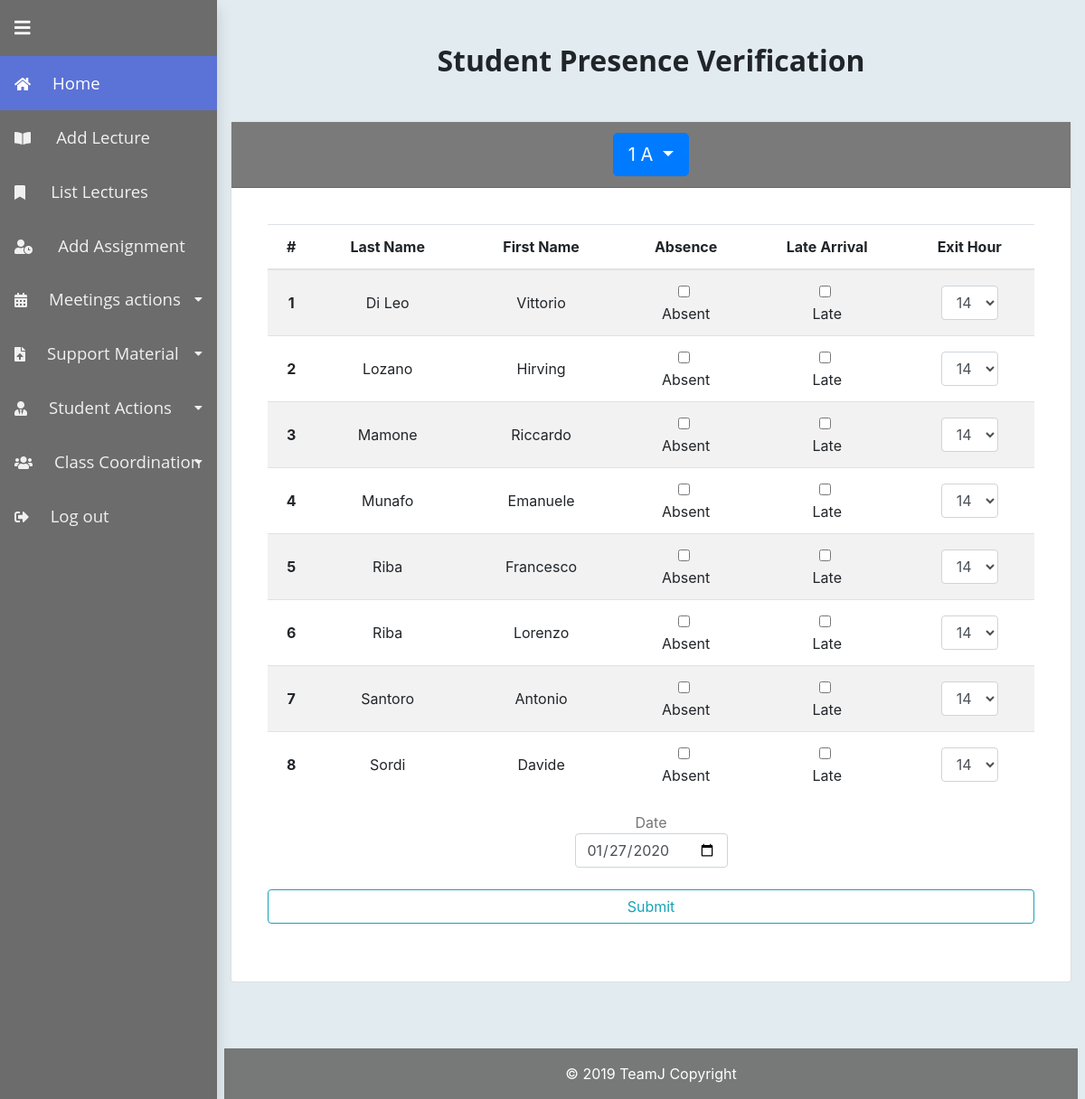
Page /usergroup/teacher/addAbsence.php?classID=1&date=2020-01-27 (signed in) on the committed database.
### tables this page shows
CREATE TABLE `Student` (
  `ID` int(11) NOT NULL,
  `Name` varchar(50) NOT NULL,
  `Surname` varchar(50) NOT NULL,
  `AverageLastSchool` float NOT NULL,
  `CF` varchar(16) NOT NULL,
  `SpecificClassID` int(11) NOT NULL
);

### usergroup/teacher/addAbsence.php (the view, shortened to what the rows shown need)
<?php
$teacher = new teacher();
if (isset($_GET['operation_result'])) {
    switch ($_GET['operation_result']) {
        case 1:
            $content .= '
                <div class="alert alert-success" role="alert">
                    Absences successfully registered. <a href="addAbsence.php" class="alert-link">Keep registering absence</a> or <a href="../teacher/index.php" class="alert-link">back to your homepage.</a>
                </div>';
            break;
        default:
            $content .= '
                <div class="alert alert-dark" role="alert">
                    Operation not allowed.
                </div>';
    }
} else {
    $classes = $teacher->get_assigned_classes_names();
    $drop_down = "";
    if(isset($_GET['date']))
        $today = $_GET['date'];
    else
        $today = date("Y-m-d");
    for ($i = 0; $i < sizeof($classes); $i++) {
        $classID = $classes[$i]['ClassID'];
        $yearSection = $classes[$i]['YearClass'] . " " . $classes[$i]['Section'];
        $drop_down .= '<a class="dropdown-item" href="addAbsence.php?classID='.$classID.'&date='.$today.'">'.$yearSection.'</a>';
    }
    if (!isset($_GET['classID']) && empty($_POST)) {
        $content = '
                <div class="card text-center">
                    <div class="card-header" style="background-color:rgba(108,108,108,0.9);color:white">
                        <div class="btn-group">
                            <button type="button" class="btn btn-primary dropdown-toggle btn-lg" data-toggle="dropdown" aria-haspopup="true" aria-expanded="false">
                                Choose a class
                            </button>
                            <div class="dropdown-menu">'.
                                $drop_down.
                            '</div>
                        </div>
                    </div>
                    <div class="card-body">
                        <p class="card-text">Select a class to insert a new absence record.</p>
                    </div>
                </div>';
    } else if (isset($_GET['classID'])) {
        $students_info = $teacher->get_students_by_class_id($_GET['classID']);
        $classID =  $_GET['classID'];
        if(isset($_GET['date']))
            $today = $_GET['date'];
        else
            $today = date("Y-m-d");
        for ($i = 0; $i < sizeof($classes); $i++) {
            $yearSection = $classes[$i]['YearClass'] . " " . $classes[$i]['Section'];
            if ($classes[$i]['ClassID'] == $classID){
                break;
            }
        }
        $id_status = array();
        $table_content = '<div class="card-body">
                            <form method="post" class="form-inline" style="color:#757575" action="addAbsence.php">
                            <div class="table-responsive">
                            <table class="table table-striped">
                            <thead>
                                <tr>
                                <th scope="col">#</th>
                                <th scope="col">Last Name</th>
                                <th scope="col">First Name</th>
                                <th scope="col">Absence</th>
                                <th scope="col">Late Arrival</th>
                                <th scope="col">Exit Hour</th>
                                </tr>
                            </thead>
                            <tbody>';
        for ($i = 0; $i < sizeof($students_info); $i++) {
            $name = $students_info[$i]['Name'];
            $surname = $students_info[$i]['Surname'];
            $id = $students_info[$i]['ID'];
            $stud_num =$i+1;
            $status = $id_status[$id];
            $inputAbsent = "<input type=\"checkbox\" class=\"form-check-input\" id=\"absence_$id\" name=\"absence_$id\" value=\"yes\">";
            $inputLate = "<input type=\"checkbox\" class=\"form-check-input\" id=\"late_$id\" name=\"late_$id\" value=\"yes\" >";
            $inputEarlyExit = "<select class=\"form-control text-center\" name=\"early_exit_hour_$id\">
                                              <option value=\"6\">14</option>
                                              <option value=\"5\">13</option>
                                              <option value=\"4\">12</option>
                                              <option value=\"3\">11</option>
                                              <option value=\"2\">10</option>
                                              <option value=\"1\">9</option>
                                            </select>";
            if(!$status)
                $status="none";
            $table_content .= <<<OUT
                            <tr>
                                <th scope="row">$stud_num</th>
                                    <td><div class="col-xs-2 m-2">$surname</div></td>
                                    <td><div class="col-xs-2 m-2">$name</div></td>
                                    <td>
                                        $inputAbsent
                                        <label class="form-check-label" id="absence_label_$id" for="exampleCheck1">Absent</label>
                                        <input type="text" class="form-check-input" id="status_$id" name="status_$id" value="$status" hidden>
                                    </td>
                                    <td>
                                        $inputLate
                                        <label class="form-check-label" id="late_label_$id" for="exampleCheck1">Late</label>
                                    </td>
                                    <td>
                                        <div class="form-group justify-content-center">
                                            $inputEarlyExit
                                        </div>
                                    </td>
                            </tr>
OUT;
        }
        $table_content .= '
                                    </tbody>
                                    </table>
                                    </div>';
        $table_content .= '
                            <div class="col-sm-12">
                                        <label for="date">Date</label>
                                        <input type="date" id="date" class="form-control" name="date" onchange="changedDate(this)" value="'.$today.'">
                            </div>
                            <button class="btn btn-outline-info btn-rounded btn-block my-4 waves-effect z-depth-0" type="submit">Submit</button>
                        </form>
                        </div>
                        </div>';
        $content = '
                <div class="card text-center">
                <script type="text/javascript"><!--
                function changedDate(elem){
                    let date = elem.value;
                    let id = window.location.search.substr(1).split("&")[0].split("=")[1];
                    window.location.replace("addAbsence.php?classID="+id+"&date="+date);
                }
                --></script>
                    <div class="card-header" style="background-color:rgba(108,108,108,0.9);color:white">
                        <div class="btn-group">
                            <button type="button" class="btn btn-primary dropdown-toggle btn-lg" data-toggle="dropdown" aria-haspopup="true" aria-expanded="false">
                            '.$yearSection.'
                        </button>
                        <div class="dropdown-menu">
                            '.$drop_down.'
                        </div>
                        </div>
                    </div>
                <div class="card-body">'.
                $table_content;
    } else if (!empty($_POST)) {
        $classID = $_SESSION['classID'];
        $students_info = $teacher->get_students_by_class_id($classID);
        if (sizeof($students_info) == 0) {
            header("Location: addAbsence.php?operation_result=-1");
            exit();
        }
        $counter = 0;
        $flag = false;
        for ($i = 0; $i < sizeof($students_info); $i++) {
            $id = $students_info[$i]['ID'];
            $absent = false;
            $late = false;
            $earlyExit = false;
            $statusA = false;
            $statusL = false;
            $flag = false;
            if (isset($_POST["absence_$id"])&&isset($_POST["status_$id"])) {
                $absent = $_POST["absence_$id"] == 'yes';
                $statusA = $_POST["status_$id"] != 'Absent';
                $statusL = $_POST["status_$id"] != 'Late';
                $flag=true;
            }
            if (isset($_POST["late_$id"])&&isset($_POST["status_$id"])) {
                $late = $_POST["late_$id"] == 'yes';
                if(!$flag) {
                    $statusA = $_POST["status_$id"] != 'Absent';
                    $statusL = $_POST["status_$id"] != 'Late';
                }
                $flag=true;
            }
            if(($_POST["early_exit_hour_$id"]!=6)&&isset($_POST["status_$id"])){
                $earlyExit = $_POST["early_exit_hour_$id"] != 6;
                if(!$flag) {
                    $statusA = $_POST["status_$id"] != 'Absent';
                    $statusL = $_POST["status_$id"] != 'Late';
                }
                $flag=true;
            }
            if($flag){
                $date = $_POST['date'];
                if(!$date){
                    $date = date("Y-m-d H:i:s");
                } else {
                    $newD = date_create($date);
                    date_time_set($newD,00,00,00);
                    $date= date_format($newD,"Y-m-d H:i:s");
                }
                if($absent and $late and $earlyExit){
                    if($statusA and $statusL){
                        $res = $teacher->register_early_exit($id,$date,$_POST["early_exit_hour_$id"],1);
                        if (!$res) {
                            $teacher->get_error(22);
                            exit();
                        }
                        $counter++;
                    } else if($statusA and !$statusL) {
                        $res = $teacher->register_early_exit($id,$date,$_POST["early_exit_hour_$id"]);
                        if (!$res) {
                            $teacher->get_error(22);
                            exit();
                        }
                        $counter++;
                    } else if($statusL and !$statusA){
                        $res = $teacher->register_early_exit($id,$date,$_POST["early_exit_hour_$id"],1);
                        if (!$res) {
                            $teacher->get_error(22);
                            exit();
                        }
                        $counter++;
                    }
                } else if ($absent and $late and !$earlyExit){
                    if($statusA and $statusL){
                        $res = $teacher->register_late_arrival($id,$date);
                        if (!$res) {
                            $teacher->get_error(22);
                            exit();
                        }
                        $counter++;
                    } else if($statusA and !$statusL) {
                    } else if($statusL and !$statusA){
                        $res = $teacher->register_late_arrival($id,$date);
                        if (!$res) {
                            $teacher->get_error(22);
                            exit();
                        }
                        $counter++;
                    }
                } else if( $absent and !$late and $earlyExit){
                    if($statusA and $statusL){
                        $res = $teacher->register_absence($id,$date);
                        if (!$res) {
                            $teacher->get_error(22);
                            exit();
                        }
                        $counter++;
                    } else if($statusA and !$statusL) {
                        $res = $teacher->register_absence($id,$date);
                        if (!$res) {
                            $teacher->get_error(22);
                            exit();
                        }
                        $counter++;
                    } else if($statusL and !$statusA){
                    }
                } else if( $absent and !$late and !$earlyExit){
                    if($statusA and $statusL){
                        $res = $teacher->register_absence($id,$date);
                        if (!$res) {
                            $teacher->get_error(22);
                            exit();
                        }
                        $counter++;
                    } else if($statusA and !$statusL) {
                        $res = $teacher->register_absence($id,$date);
                        if (!$res) {
                            $teacher->get_error(22);
                            exit();
                        }
                        $counter++;
                    } else if($statusL and !$statusA){
                    }
                } else if(!$absent and $late and $earlyExit){
                    if($statusA and $statusL){
                        $res = $teacher->register_early_exit($id,$date,$_POST["early_exit_hour_$id"],1);
                        if (!$res) {
                            $teacher->get_error(22);
                            exit();
                        }
                        $counter++;
                    } else if($statusA and !$statusL) {
                        $res = $teacher->register_early_exit($id,$date,$_POST["early_exit_hour_$id"]);
                        if (!$res) {
                            $teacher->get_error(22);
                            exit();
                        }
                        $counter++;
                    } else if($statusL and !$statusA){
                        $res = $teacher->register_early_exit($id,$date,$_POST["early_exit_hour_$id"],1);
                        if (!$res) {
                            $teacher->get_error(22);
                            exit();
                        }
                        $counter++;
                    }
                } else if(!$absent and $late and !$earlyExit){
                    if($statusA and $statusL){
                        $res = $teacher->register_late_arrival($id,$date);
                        if (!$res) {
                            $teacher->get_error(22);
                            exit();
                        }
                        $counter++;
                    } else if($statusA and !$statusL) {
                    } else if($statusL and !$statusA){
                        $res = $teacher->register_late_arrival($id,$date);
                        if (!$res) {
                            $teacher->get_error(22);
                            exit();
                        }
                        $counter++;
                    }
                } else if(!$absent and !$late and $earlyExit){
                    if($statusA and $statusL){
                        $res = $teacher->register_early_exit($id,$date,$_POST["early_exit_hour_$id"]);
                        if (!$res) {
                            $teacher->get_error(22);
                            exit();
                        }
                        $counter++;
                    } else if($statusA and !$statusL) {
                        $res = $teacher->register_early_exit($id,$date,$_POST["early_exit_hour_$id"]);
                        if (!$res) {
                            $teacher->get_error(22);
                            exit();
                        }
                        $counter++;
                    } else if($statusL and !$statusA){
                    }
                }
            }
        }
        if ($counter > 0) {
            header("Location: addAbsence.php?operation_result=1");
            exit();
        } else if ($counter == 0){
            $teacher->get_error(21);
            exit();
        } else {
            $teacher->get_error(22);
            exit();
        }
    }
}

### rows in the picture
student: Surname "Di Leo", Name "Vittorio", early_exit_hour_2 "14"
student: Surname "Lozano", Name "Hirving", ID "14"
student: Surname "Mamone", Name "Riccardo", ID "14"
student: Surname "Munafo", Name "Emanuele", ID "14"
student: Surname "Riba", Name "Francesco", ID "14"
student: Surname "Riba", Name "Lorenzo", ID "14"
student: Surname "Santoro", Name "Antonio", ID "14"
student: Surname "Sordi", Name "Davide", ID "14"

### other values in the picture
$this->title "Student Presence Verification"
$yearSection "1 A"
$stud_num "1 2 3 4 5 6 7 8"
